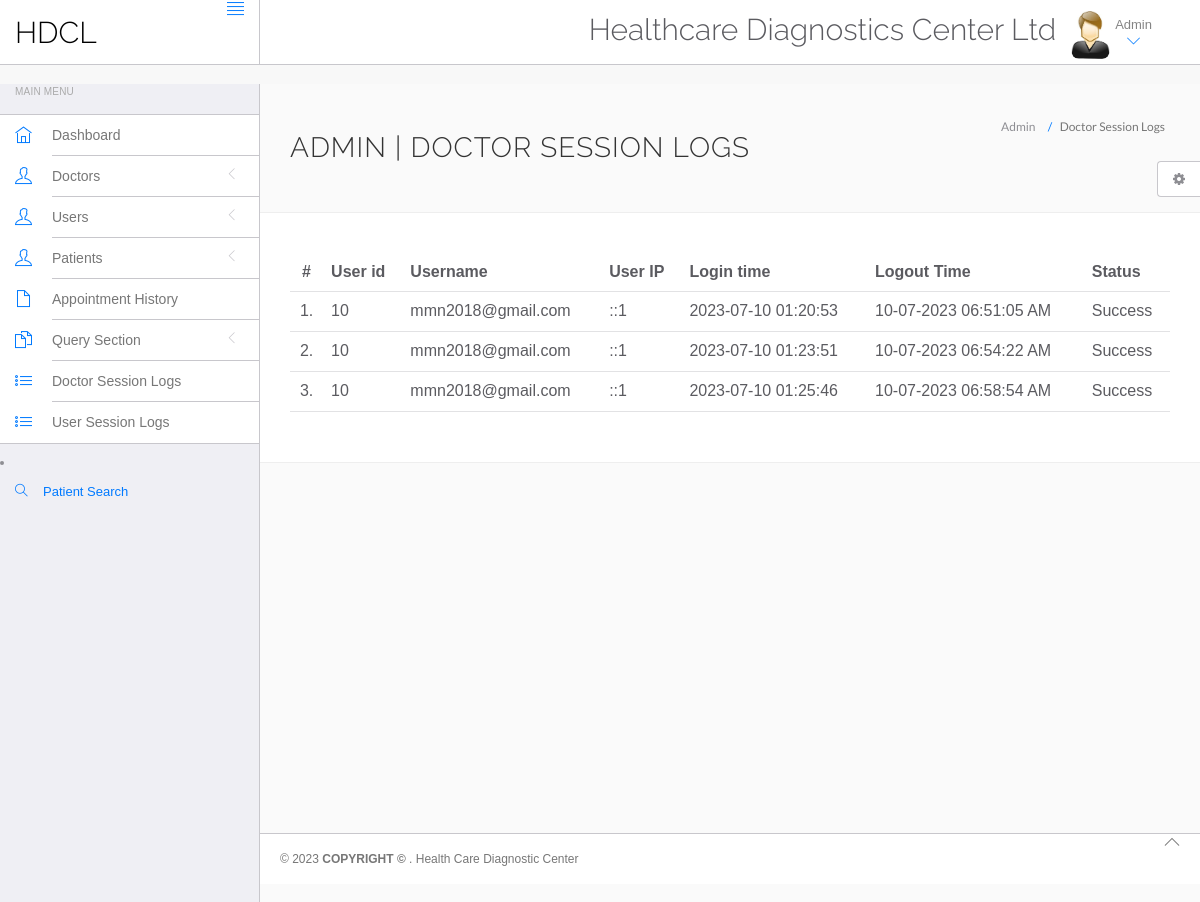
The page /hospital/hms/admin/doctor-logs.php on the database its author committed.
### tables this page shows
CREATE TABLE `doctorslog` (
  `id` int(11) NOT NULL,
  `uid` int(11) DEFAULT NULL,
  `username` varchar(255) DEFAULT NULL,
  `userip` binary(16) DEFAULT NULL,
  `loginTime` timestamp NULL DEFAULT current_timestamp(),
  `logout` varchar(255) DEFAULT NULL,
  `status` int(11) DEFAULT NULL
);

### hospital/hms/admin/doctor-logs.php (the view, shortened to what this page needs)
<!DOCTYPE html>
<html lang="en">
	<head>
		<link rel="stylesheet" href="vendor/bootstrap/css/bootstrap.min.css">
		<link rel="stylesheet" href="vendor/fontawesome/css/font-awesome.min.css">
		<link rel="stylesheet" href="vendor/themify-icons/themify-icons.min.css">
		<link href="vendor/animate.css/animate.min.css" rel="stylesheet" media="screen">
		<link href="vendor/perfect-scrollbar/perfect-scrollbar.min.css" rel="stylesheet" media="screen">
		<link href="vendor/switchery/switchery.min.css" rel="stylesheet" media="screen">
		<link href="vendor/bootstrap-touchspin/jquery.bootstrap-touchspin.min.css" rel="stylesheet" media="screen">
		<link href="vendor/select2/select2.min.css" rel="stylesheet" media="screen">
		<link href="vendor/bootstrap-datepicker/bootstrap-datepicker3.standalone.min.css" rel="stylesheet" media="screen">
		<link href="vendor/bootstrap-timepicker/bootstrap-timepicker.min.css" rel="stylesheet" media="screen">
		<link rel="stylesheet" href="assets/css/styles.css">
		<link rel="stylesheet" href="assets/css/plugins.css">
		<link rel="stylesheet" href="assets/css/themes/theme-1.css" id="skin_color" />
	</head>
	<body>
		<div id="app">
<?php include('include/sidebar.php');?>
			<div class="app-content">
					<?php include('include/header.php');?>
				<div class="main-content" >
					<div class="wrap-content container" id="container">
						<section id="page-title">
							<div class="row">
								<div class="col-sm-8">
									<h1 class="mainTitle">Admin  | Doctor Session Logs</h1>
																	</div>
								<ol class="breadcrumb">
									<li>
										<span>Admin </span>
									</li>
									<li class="active">
										<span>Doctor Session Logs</span>
									</li>
								</ol>
							</div>
						</section>
						<div class="container-fluid container-fullw bg-white">
									<div class="row">
								<div class="col-md-12">
									<table class="table table-hover" id="sample-table-1">
										<thead>
											<tr>
												<th class="center">#</th>
												<th class="hidden-xs">User id</th>
												<th>Username</th>
												<th>User IP</th>
												<th>Login time</th>
												<th>Logout Time </th>
												<th> Status </th>
											</tr>
										</thead>
										<tbody>
<?php
$sql=mysqli_query($con,"select * from doctorslog ");
$cnt=1;
while($row=mysqli_fetch_array($sql))
{
?>
											<tr>
												<td class="center"><?php echo $cnt;?>.</td>
												<td class="hidden-xs"><?php echo $row['uid'];?></td>
												<td class="hidden-xs"><?php echo $row['username'];?></td>
												<td><?php echo $row['userip'];?></td>
												<td><?php echo $row['loginTime'];?></td>
												<td><?php echo $row['logout'];?>
												</td>
												<td>
<?php if($row['status']==1)
{
	echo "Success";
}
else
{
	echo "Failed";
}?>
</td>
											</tr>
											<?php
$cnt=$cnt+1;
											 }?>
										</tbody>
									</table>
								</div>
							</div>
								</div>
					</div>
				</div>
			</div>
	<?php include('include/footer.php');?>
	<?php include('include/setting.php');?>
		</div>
	</body>
</html> -->

### hospital/hms/admin/include/sidebar.php (shortened to what this page needs)
<div class="sidebar app-aside" id="sidebar">
				<div class="sidebar-container perfect-scrollbar">
<nav>
						<div class="navbar-title">
							<span>Main Menu</span>
						</div>
						<ul class="main-navigation-menu">
							<li>
								<a href="dashboard.php">
									<div class="item-content">
										<div class="item-media">
											<i class="ti-home"></i>
										</div>
										<div class="item-inner">
											<span class="title"> Dashboard </span>
										</div>
									</div>
								</a>
							</li>
							<li>
								<a href="javascript:void(0)">
									<div class="item-content">
										<div class="item-media">
											<i class="ti-user"></i>
										</div>
										<div class="item-inner">
											<span class="title"> Doctors </span><i class="icon-arrow"></i>
										</div>
									</div>
								</a>
								</li>
				<li>
								<a href="javascript:void(0)">
									<div class="item-content">
										<div class="item-media">
											<i class="ti-user"></i>
										</div>
										<div class="item-inner">
											<span class="title"> Users </span><i class="icon-arrow"></i>
										</div>
									</div>
								</a>
								</li>
								<li>
								<a href="javascript:void(0)">
									<div class="item-content">
										<div class="item-media">
											<i class="ti-user"></i>
										</div>
										<div class="item-inner">
											<span class="title"> Patients </span><i class="icon-arrow"></i>
										</div>
									</div>
								</a>
								</li>
<li>
								<a href="appointment-history.php">
									<div class="item-content">
										<div class="item-media">
											<i class="ti-file"></i>
										</div>
										<div class="item-inner">
											<span class="title"> Appointment History </span>
										</div>
									</div>
								</a>
							</li>
				<li>
								<a href="javascript:void(0)">
									<div class="item-content">
										<div class="item-media">
											<i class="ti-files"></i>
										</div>
										<div class="item-inner">
											<span class="title"> Query Section </span><i class="icon-arrow"></i>
										</div>
									</div>
								</a>
								</li>
	<li>
								<a href="doctor-logs.php">
									<div class="item-content">
										<div class="item-media">
											<i class="ti-list"></i>
										</div>
										<div class="item-inner">
											<span class="title"> Doctor Session Logs </span>
										</div>
									</div>
								</a>
							</li>
							<li>
								<a href="user-logs.php">
									<div class="item-content">
										<div class="item-media">
											<i class="ti-list"></i>
										</div>
										<div class="item-inner">
											<span class="title"> User Session Logs </span>
										</div>
									</div>
								</a>
							</li>
								</ul>
								<li>
								<a href="patient-search.php">
									<div class="item-content">
										<div class="item-media">
											<i class="ti-search"></i>
										</div>
										<div class="item-inner">
											<span class="title"> Patient Search </span>
										</div>
									</div>
								</a>
							</li>
					</nav>
					</div>
			</div>

### hospital/hms/admin/include/header.php (shortened to what this page needs)
<header class="navbar navbar-default navbar-static-top">
					<div class="navbar-header">
						<a class="navbar-brand" href="#">
							<h2 style="padding-top:20%; color:#000 ">HDCL</h2>
						</a>
						<a href="#" class="sidebar-toggler pull-right visible-md visible-lg" data-toggle-class="app-sidebar-closed" data-toggle-target="#app">
							<i class="ti-align-justify"></i>
						</a>
					</div>
					<div class="navbar-collapse collapse">
						<ul class="nav navbar-right">
								<li  style="padding-top:2% ">
								<h2>Healthcare Diagnostics Center Ltd</h2>
							</li>
							<li class="dropdown current-user">
								<a href class="dropdown-toggle" data-toggle="dropdown">
									<img src="assets/images/images.jpg" > <span class="username">
			Admin
									<i class="ti-angle-down"></i></i></span>
								</a>
							</li>
						</ul>
					</div>
				</header>

### hospital/hms/admin/include/footer.php
<footer>
				<div class="footer-inner">
					<div class="pull-left" >
						&copy; <span class="current-year"></span><span class="text-bold text-uppercase"> Copyright © </span>. <span>Health Care Diagnostic Center </span>
					</div>
					<div class="pull-right">
						<span class="go-top"><i class="ti-angle-up"></i></span>
					</div>
				</div>
			</footer>

### hospital/hms/admin/include/setting.php (shortened to what this page needs)
<div class="settings panel panel-default hidden-xs hidden-sm" id="settings">
				<button ct-toggle="toggle" data-toggle-class="active" data-toggle-target="#settings" class="btn btn-default">
					<i class="fa fa-spin fa-gear"></i>
				</button>
			</div>

### hospital/hms/admin/assets/css/plugins.css (style rules this page uses)
.perfect-scrollbar { overflow-y: hidden !important; }

### hospital/hms/admin/assets/css/themes/theme-1.css (style rules this page uses)
body { background: #FAFAFA; }
header .navbar-header { background: #ffffff !important; border-right-color: #c8c7cc !important; border-bottom-color: #c8c7cc !important; }
header .navbar-header .sidebar-toggler, header .navbar-header .sidebar-mobile-toggler { color: #007aff !important; }
header .navbar-header .navbar-brand { color: #777 !important; }
header .navbar-collapse { background: #ffffff !important; border-bottom-color: #c8c7cc !important; box-shadow: none !important; }
header .navbar-collapse .navbar-right > li > a { color: #777; }
header .navbar-collapse .navbar-right > li > a i { color: #007aff !important; }
#sidebar { background: #EFEFF4 !important; }
#sidebar:before { border-right-width: "1px" !important; border-right-style: solid; border-right-color: #c8c7cc !important; }
#sidebar nav { border-right-width: "1px" !important; border-right-style: solid; border-right-color: #c8c7cc !important; }
#sidebar nav .navbar-title { color: #aaaaaa; }
#sidebar nav > ul { background: #ffffff !important; border-bottom-color: #c8c7cc !important; border-top-color: #c8c7cc !important; }
#sidebar nav > ul > li > a .item-media > i { color: #007aff !important; }
#sidebar nav > ul > li > a .item-inner { color: #777 !important; border-bottom-color: #c8c7cc; }
#app > footer { background: #ffffff !important; border-top-color: #c8c7cc !important; color: #777; }

### rows shown on the page
doctorslog: uid "10", username "mmn2018@gmail.com", userip "::1", loginTime "2023-07-10 01:20:53", logout "10-07-2023 06:51:05 AM", status "Success"
doctorslog: uid "10", username "mmn2018@gmail.com", userip "::1", loginTime "2023-07-10 01:23:51", logout "10-07-2023 06:54:22 AM", status "Success"
doctorslog: uid "10", username "mmn2018@gmail.com", userip "::1", loginTime "2023-07-10 01:25:46", logout "10-07-2023 06:58:54 AM", status "Success"
